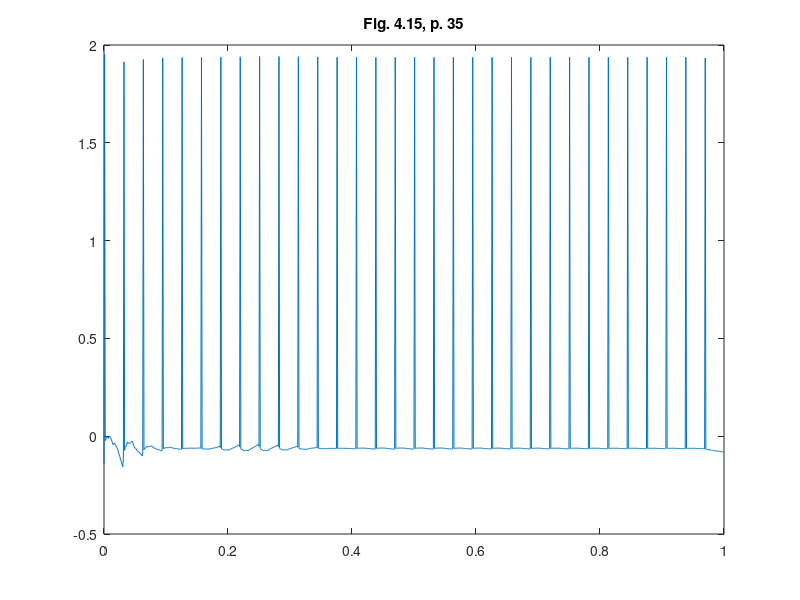

This chart was generated by the following MATLAB code:
%% ========================================================================
%% Programmatic octave notes on "Ripples in Mathematics" by A. Jensen
%% and A. la Cour-Harbo written with a deep gratitude to the authors for
%% this wonderful text. 
%% 
%% Reconstruction of graphs in Figure 4.15, p.35, Ch 04, S6.
%%
%% Author: Vladimir Kulyukin
%% 
%% NB: I have tested this code in Octave 4.
%% =========================================================================
t = (1.0/1024.0)*[0:1023];

y_fig_4_15_p35 = [
-0.14029028885686712
1.954074277606323
-0.022676479524669557
-0.018116417366747184
-0.005384000101538722
-0.0017035809448866512
-0.005684463547136476
-0.011158762587637261
-0.0029986939855437544
-7.51733503036256E-4
-0.00414251907747909
-0.007623925391467168
-0.01637269069996239
-0.024920877988339196
-0.033163678558211895
-0.0424451566587607
-0.036676466957047626
-0.0357211830964308
-0.03952692323842322
-0.04270962964317393
-0.050568780171011296
-0.05773103155342496
-0.06416593211739041
-0.07127698589828713
-0.08294836489936008
-0.09381959173677479
-0.1038711682979625
-0.11451599079913644
-0.12430750058949647
-0.13466163144616905
-0.14556502897215395
-0.15662213174303474
-0.11399889039844369
1.9139678333835186
-0.07271234585202335
-0.055716922430250504
-0.053351207165970305
-0.04729389598848255
-0.0375377935975898
-0.02898328568273789
-0.03503055231706087
-0.03736008992255657
-0.035966343129713474
-0.03575119474788546
-0.031802602044216366
-0.029023022018859868
-0.027408052774832825
-0.025638669507698886
-0.03843225735830602
-0.047471472092454725
-0.05275274752982462
-0.05917980205569018
-0.061842289508524884
-0.06564423739289293
-0.07058269973746834
-0.07534000331165047
-0.07632119708307084
-0.07843081095115711
-0.08166636827594131
-0.08471063469981832
-0.08887618228790228
-0.09284595663144812
-0.09661784186435574
-0.10054211373351407
-0.08457446683141412
1.925968733343308
-0.0689106781175517
-0.06242691775594267
-0.06136227582116949
-0.05893107891555582
-0.0551317124996582
-0.05178037910564326
-0.053841795350611066
-0.05453047265416988
-0.05384497081751227
-0.053601656863834335
-0.05198139410977887
-0.05080061859026741
-0.05005802836004947
-0.04926528142000419
-0.05387444264188668
-0.05710028612364715
-0.05894161953474286
-0.06121504376375286
-0.0621016427407024
-0.06341806056105959
-0.06516319143890681
-0.06684887824112362
-0.06714335145790784
-0.06786332725887534
-0.06900776755939186
-0.07008857875693619
-0.07159182049633472
-0.07302942519203737
-0.0744004068721954
-0.07583430045392858
-0.0698855349231624
1.934042433077354
-0.06404944954773206
-0.061640339211316175
-0.061249208953844225
-0.06035522918227709
-0.058957481030590175
-0.05773025753461536
-0.058517348471498254
-0.058797945100185434
-0.05857114719134715
-0.05851126428540343
-0.05794219595475214
-0.05753825700816495
-0.057298557787909044
-0.05704128914001594
-0.058791183279022996
-0.06002744920829928
-0.0607492008995455
-0.06163075868096268
-0.061996029624951765
-0.06251933287369837
-0.06319978005354498
-0.06385556035891471
-0.06399149687071826
-0.06428190247194865
-0.0647258813262187
-0.06514161401051899
-0.06570912029938847
-0.06624657486009389
-0.0667530700598139
-0.06727617236640038
-0.06540538464147827
1.9358179737153296
-0.06360517427205392
-0.06285873596474445
-0.0627569448097326
-0.06248369902307216
-0.06203805731303613
-0.0616374963362839
-0.06187780722052483
-0.061942868225842385
-0.06183171763197726
-0.06176181124000535
-0.06151375365102196
-0.06130498972427878
-0.06113453587940226
-0.060942876700381565
-0.061384286017660494
-0.0616425980788462
-0.06171680676582908
-0.06182432319270775
-0.06174570708176996
-0.06169835832002557
-0.06168124836095451
-0.061634816929187874
-0.06139812791465327
-0.06118855939695178
-0.061005061335072
-0.0607880523260359
-0.06059499843470606
-0.06036630839536927
-0.060100912469656154
-0.05981341843759208
-0.06179765094950879
1.93686149554703
-0.06383489220824368
-0.0646665337999604
-0.06485152524241383
-0.0651695794164423
-0.06561959620429325
-0.0659912553992813
-0.06571185922403644
-0.06556111051819458
-0.06553790035359058
-0.06543190100308494
-0.06545121856307629
-0.06538552364307931
-0.06523370401723966
-0.06505070724488249
-0.06420776954599583
-0.06348459044258342
-0.06288006084929482
-0.06218385615542993
-0.06160408895913436
-0.06093043986695981
-0.060161810253441694
-0.059353164987552526
-0.05865657145697559
-0.057861726753513615
-0.05696755083969343
-0.05602902931947079
-0.05498903508375519
-0.0539025674383187
-0.05276857376723776
-0.05157098862545012
-0.05782087885490092
1.9380037205288998
-0.06409617468320106
-0.06667068736505022
-0.06716769585997082
-0.06813734635408644
-0.0695786696875983
-0.07080713724866508
-0.0699542516756432
-0.06957021328648894
-0.06965410956333898
-0.0695214710453279
-0.0698549899638904
-0.06997023017934705
-0.0698663458080606
-0.06972567190618886
-0.06749668157013745
-0.06572971323914993
-0.0644239973941044
-0.06289521240170146
-0.061826203093129334
-0.06053269063598453
-0.05901399108869701
-0.05745260600351035
-0.056348307375971504
-0.05501690836647803
-0.05345781904936926
-0.05185363695183584
-0.050020659264883124
-0.04814153425072874
-0.04621577341452667
-0.04419383632596577
-0.0539825302259819
1.9395031813610275
-0.06373632066360987
-0.0677425970312141
-0.06847340856435591
-0.06997037217272817
-0.0722332192613829
-0.07417868228745567
-0.07284766371730814
-0.07228189525428058
-0.07248122371635618
-0.07236249748552753
-0.07300864929389185
-0.07333658595418285
-0.07334627109050025
-0.07332789390382267
-0.07003239366630476
-0.06750173539677393
-0.06573599915337072
-0.06365226626206805
-0.06233370188233198
-0.060697444518094695
-0.05874368853023799
-0.05676285268562892
-0.05554801837460066
-0.05401643568702421
-0.05216840945957232
-0.050294467725885486
-0.048104772262097494
-0.045889903659343874
-0.04365027182499404
-0.04130855403828584
-0.052016677243873884
1.9408794310249229
-0.06262073739172842
-0.06698028904227322
-0.067737203231688
-0.06935463163611975
-0.07183317264020586
-0.0739777024330673
-0.07252202952627279
-0.07192938914514044
-0.07220046089399638
-0.07214019980661089
-0.07294506586009078
-0.07342004983864601
-0.07356590283268986
-0.07370379069453042
-0.07024726631717726
-0.06765970276087618
-0.06594191239464814
-0.06389897790319042
-0.06272748176498424
-0.06123253208794224
-0.059414992087935097
-0.05759613453132745
-0.05665218904540698
-0.055388306756190886
-0.05380539130556665
-0.05222475330797007
-0.05032691430056955
-0.04843320000598819
-0.046544544295391316
-0.04457603653645812
-0.05315187228531517
1.9411737363949557
-0.061600164808892285
-0.06507757645013398
-0.06565641696825271
-0.06694069251502827
-0.06893136862223093
-0.07066397990934431
-0.06950188402688938
-0.06904909187147695
-0.06930657165456673
-0.06930985865864787
-0.0700253518257098
-0.07048858388209983
-0.07070051795301725
-0.07092080159461586
-0.06825409567322226
-0.06630439749635567
-0.06507265816668446
-0.06359439244394145
-0.06283597543989568
-0.06183291285028471
-0.060586137676756635
-0.059355264366601865
-0.05884796039522279
-0.058099709363954755
-0.05711142095558727
-0.05614268512681675
-0.054935711389180186
-0.053750075839505695
-0.05258666046609506
-0.05137702482105008
-0.05640422303600992
1.9402778075903244
-0.061331783666756734
-0.0633632104557908
-0.06368793556284114
-0.06443615558797045
-0.06560868718081353
-0.06663577482086011
-0.06595940937489758
-0.06570975172162336
-0.06588758232334538
-0.06592310904595719
-0.06638765696240856
-0.06671141509732934
-0.06689512624822888
-0.06709240560776641
-0.0655922868806946
-0.06452485519747678
-0.06389081478051362
-0.06312029683073686
-0.06278454939557018
-0.06231368417592617
-0.06170836640764954
-0.06112213354193838
-0.06097331262574324
-0.060691976351806703
-0.060278750989822355
-0.059887135089807364
-0.059364853589087274
-0.05886538574382599
-0.05838931924559837
-0.05789626763782113
-0.05977068915888106
1.9389985314428049
-0.061589155641579574
-0.06234126662653111
-0.06245135698386278
-0.06272692445707845
-0.06316848191927965
-0.06356030468515639
-0.06331214033976057
-0.06323145053571333
-0.06331871235856262
-0.06335816564849034
-0.06356649857521784
-0.06372793373535796
-0.06384291373092371
-0.0639698110123485
-0.06346036597533222
-0.0631219720231298
-0.06295503869410307
-0.0627437389956857
-0.06270469499047082
-0.062622063903717
-0.06249622371101854
-0.062385482989523844
-0.06244849475914538
-0.06246938584296363
-0.062448504205671274
-0.06244412880637196
-0.062398654943941756
-0.06237034736065894
-0.062359525587686704
-0.06235097778755677
-0.06215767264838651
1.937978396729616
-0.06194306233269775
-0.06185757437384792
-0.06183018090992126
-0.06179639383789237
-0.06175648055294081
-0.06172805520939029
-0.061758781975634724
-0.061784148623169555
-0.06180439880349631
-0.0618371233066094
-0.06186520163981735
-0.06190621347261749
-0.061960380214015065
-0.062023268262537457
-0.06214714696853124
-0.06226746034222769
-0.062384409003405084
-0.06251554143344318
-0.0626436955475353
-0.06278641013275232
-0.062943866418394
-0.06311159131887412
-0.06327705371526049
-0.06345777401453245
-0.06365391539503007
-0.06386098704542897
-0.06408379328045721
-0.06431783490288445
-0.06456325831722631
-0.06482145180431675
-0.06351361658536303
1.9373584343301151
-0.06220542990151812
-0.06166898830860468
-0.0615687124958989
-0.06136837428632669
-0.061068090110665496
-0.06081168701038131
-0.060991908684925655
-0.06107251336284236
-0.061053604145308915
-0.06107899500497482
-0.06100506872229017
-0.06097563311576515
-0.06099077897634153
-0.06101208610778819
-0.06147078163499409
-0.06183059964055204
-0.06209161956207154
-0.06239763218332972
-0.06260499756295934
-0.0628575012571364
-0.06315521224644338
-0.06345968896882559
-0.06366578951351787
-0.06391728961342802
-0.0642142486299967
-0.06451821558264759
-0.06486775338138395
-0.06522440662783224
-0.06558822584616852
-0.0659695776710858
-0.06416046195002889
1.9370421508740736
-0.062361781614123424
-0.06162286582993792
-0.061490574472123916
-0.06121551024116312
-0.06079770812123053
-0.060438011595581376
-0.060685075995740245
-0.06078949706755277
-0.06075130299359155
-0.06077133060570572
-0.06064879465078088
-0.060584528852623554
-0.06057855517638555
-0.06057708717296684
-0.06118257467447963
-0.061645601259949334
-0.06196618321856506
-0.06234514575705774
-0.06258169226036225
-0.06287664534848814
-0.06323001613600443
-0.06358800757159333
-0.06380362504810322
-0.06407768636212663
-0.0644101979173729
-0.06474735806201026
-0.06514297795325852
-0.06554325379866976
-0.06594818771969313
-0.06637219835804398
-0.06440120938525695
1.9369077168955147
-0.062445417750711996
-0.06164147304809375
-0.061499583024577364
-0.06120060564413543
-0.06074453562048754
-0.060350854098440654
-0.06061920449876024
-0.06073044151926865
-0.06068455668916217
-0.06070102804869393
-0.06056035839501228
-0.060482024331625306
-0.060466014513473665
-0.060453505489039605
-0.06110294635788849
-0.06159518621060989
-0.061930211113579436
-0.062327493785674926
-0.06256753184121133
-0.06286979683655713
-0.06323427251240699
-0.06360213063314302
-0.06381267804427171
-0.06408538415968879
-0.06442023063615865
-0.0647583872114551
-0.0651586460183129
-0.06556217586391222
-0.06596895654326373
-0.06639472589459983
-0.06443250634964037
1.9368700474659237
-0.06248704258522386
-0.06168713190818598
-0.06154682023034763
-0.06124946222185823
-0.060795034549643634
-0.06040232683903801
-0.06066912413622483
-0.060778779771209046
-0.06073126911234317
-0.06074538052706402
-0.06060227549577002
-0.06052074181557132
-0.06050075371375452
-0.060483654308732926
-0.061125857207907974
-0.0616107135304631
-0.061938196506920895
-0.06232709243828871
-0.06255856080838618
-0.06285138748606511
-0.06320554483718377
-0.06356237418409072
-0.06376166505436709
-0.0640222025438485
-0.06434395827458517
-0.06466827285367605
-0.06505374841996114
-0.06544172526402292
-0.065832174374582
-0.06624077668616057
-0.06436511043321991
1.9368797466285852
-0.0625061759570481
-0.06174174791458831
-0.061608040082639315
-0.06132392196563441
-0.06088936357955621
-0.06051363012231159
-0.06076849675656315
-0.06087283261012855
-0.06082660734264311
-0.060839085815465155
-0.06070094226060263
-0.06062144139959147
-0.060600552612209535
-0.06058216471852307
-0.06119413282063224
-0.06165532552099995
-0.06196571198914169
-0.062334556630710414
-0.06255253325560928
-0.06282890619607662
-0.06316364447462397
-0.06350063658532112
-0.06368663672134622
-0.06393090911151322
-0.0642334226887381
-0.06453806587099364
-0.06490088806710814
-0.06526577767635122
-0.06563270359408235
-0.06601666143873286
-0.06425722048994453
1.9369103998057113
-0.06251376945665843
-0.06179678901565122
-0.06167153597264252
-0.06140507109233195
-0.06099736333168626
-0.060644763820586034
-0.06088376757841063
-0.06098143545107271
-0.06093773648596623
-0.06094902191237628
-0.060818878682329824
-0.060743658087632824
-0.06072332930061397
-0.060705241090298845
-0.061278509164553574
-0.061710194634415405
-0.06200026682811277
-0.06234507727104832
-0.06254821322623583
-0.06280602631093024
-0.06311848603697179
-0.06343294152657242
-0.06360560067858234
-0.06383281531267815
-0.06411455514903275
-0.06439816952393596
-0.06473624870963657
-0.06507614215761603
-0.06541781981835726
-0.0657753513073216
-0.06413801954925735
1.9369485341513502
-0.06251566040573886
-0.06184846295219937
-0.06173195435347245
-0.061483994474708314
-0.06110455378303081
-0.06077637378137557
-0.060998764643150016
-0.06108958651182772
-0.061048810136412834
-0.06105917730515942
-0.060937887946348024
-0.06086768399572162
-0.06084853649720601
-0.06083144323736045
-0.06136468831190611
-0.061766132459666334
-0.062035747030732
-0.062356274419964386
-0.06254491516756189
-0.06278441182628813
-0.06307473606199254
-0.0633668862878618
-0.06352703669699311
-0.06373793016410234
-0.0639995386788772
-0.06426286098013945
-0.06457684255500529
-0.06489248230758116
-0.06520975255808015
-0.06554174807524715
-0.06402137121965512
1.9369875715043203
-0.06251489255947651
-0.061895348758597146
-0.06178715731212314
-0.06155690373771594
-0.06120456103171712
-0.06089981791657739
-0.061106319312749235
-0.06119065108055266
-0.06115278655968592
-0.061162414816592126
-0.06104979372299657
-0.06098461251812748
-0.060966844887226035
-0.06095098943332866
-0.06144616693657112
-0.06181896394894304
-0.062069354502511054
-0.06236702835667862
-0.06254224407661702
-0.062764691595381
-0.06303434529231877
-0.06330570446475536
-0.06345450319390356
-0.06365043175993956
-0.0638934648891869
-0.06413810222576055
-0.06442979383796121
-0.0647230395429006
-0.06501781441287835
-0.06532627864121543
-0.06391322407980593
1.9370245145291975
-0.06251303823084009
-0.0619372111571348
-0.06183662654286315
-0.06162261335630381
-0.06129514735619912
-0.06101193179568409
-0.06120386189944704
-0.06128226697584882
-0.06124712312297542
-0.06125613393253637
-0.06115154826181812
-0.06109106987057911
-0.061074675192991146
-0.06106007781474254
-0.061520436564519
-0.06186708142096742
-0.062099989150633084
-0.06237686401180276
-0.06253995552640745
-0.06274696811686131
-0.06299787887795505
-0.06325040205390886
-0.06338905042462883
-0.06357152873742611
-0.06379781441082533
-0.064025622011596
-0.0642971920502684
-0.06457023925305116
-0.0648447413573392
-0.06513200049792855
-0.06381549095894479
1.937058199180599
-0.06251090813037341
-0.061974403495426156
-0.061880652645520895
-0.06168124633832206
-0.06137616293309911
-0.061112320859763924
-0.061291146160136645
-0.06136422989577528
-0.06133155072837715
-0.06134002738879962
-0.06124269869322552
-0.061186483520719204
-0.06117136082938357
-0.061157937197595436
-0.0615870117127868
-0.06191017602618287
-0.06212740938603445
-0.06238563110660866
-0.06253788058432708
-0.06273107727529292
-0.06296520071142342
-0.0632008580416552
-0.06333046139561604
-0.06350093050807826
-0.06371224518793905
-0.06392501285941155
-0.06417858592017178
-0.06443357192948596
-0.06468995096634989
-0.06495825299313296
-0.06372804672131682
1.9370883893455142
-0.06250892513467221
-0.06200757180302974
-0.06191992989592365
-0.06173358118241268
-0.06144850626033471
-0.06120198262575216
-0.0613690929317372
-0.06143741919762058
-0.061406942269652154
-0.06141493989043134
-0.06132409619216994
-0.061271689037899923
-0.061257699514733366
-0.061245320192622854
-0.061646422782502874
-0.061948589781569696
-0.06215180251009955
-0.06239333918086243
-0.0625358843923638
-0.06271671647003862
-0.06293581695948958
-0.06315637888523429
-0.06327787564330833
-0.06343758577850367
-0.06363549105377264
-0.0638347847089693
-0.06407223718886357
-0.06431104183792957
-0.06455118062836229
-0.06480249305265828
-0.06364973698571275
1.9371153143696598
-0.06250732115973334
-0.0620375168233851
-0.06195536386450695
-0.06178073562890796
-0.06151361448241244
-0.06128262764917891
-0.06143922174931782
-0.061503270314907876
-0.06147475589590767
-0.061482305898465484
-0.061397258149881395
-0.061348240144060595
-0.06133523460647239
-0.0613237540317475
-0.06169971566433796
-0.06198299338295965
-0.06217357007984203
-0.06240007349902066
-0.06253384180128352
-0.0627035028096099
-0.06290903957411031
-0.06311596490961202
-0.06323008740365021
-0.06338003503034284
-0.06356579098867599
-0.0637528682400812
-0.06397572032791699
-0.06419986028348479
-0.06442527144551069
-0.0646611734681175
-0.06357886603984664
1.937139438810685
-0.06250624238571789
-0.0620651413369151
-0.06198799336630545
-0.06182403024228211
-0.06157323555510419
-0.06135637150259399
-0.06150339494567669
-0.06156353776666501
-0.061536783667337724
-0.06154389495463053
-0.06146407680367649
-0.06141809157232947
-0.06140592306420323
-0.061395192584192015
-0.06174821971950162
-0.062014236551189095
-0.06219322697487106
-0.062405953486395216
-0.06253162144486124
-0.06269099338712847
-0.06288405329083502
-0.06307842262989505
-0.06318566936302905
-0.06332655610152726
-0.0635010668949092
-0.06367682328641311
-0.06388617188029633
-0.06409673425059181
-0.06430849450840315
-0.06453010829040817
-0.06351340667592642
1.937161355046431
-0.06250580728555777
-0.06209144546994527
-0.06201897606583495
-0.061864950891522996
-0.061629354149718596
-0.06142562841457866
-0.0615637319172988
-0.06162021650856686
-0.061595066420766065
-0.06160172425499266
-0.061526715891344175
-0.06148348394025893
-0.06147201265279478
-0.06146188520619611
-0.06179346094570737
-0.062043291753764995
-0.062211361888918626
-0.062411113972828725
-0.06252907390052376
-0.06267868429172152
-0.0628599294010801
-0.06304239240373821
-0.06314300026181052
-0.06327519558245265
-0.06343896260484538
-0.06360388448572263
-0.06380034652886002
-0.0639979318773578
-0.0641966247431246
-0.06440455527334321
-0.06345105747011626
1.9371817422169235
-0.06250614038484847
-0.062117550613071226
-0.06204961143940668
-0.06190516817573721
-0.061684204943161514
-0.06149311887493247
-0.061622619858007766
-0.06167555314341544
-0.06165190278826105
-0.06165806585864786
-0.061587613347960146
-0.061546942283953965
-0.061536036647030334
-0.06152636711175841
-0.06183715669626988
-0.0620712504916916
-0.06222863238876586
-0.06241569928073887
-0.06252602198160873
-0.06266599733319012
-0.06283560912335318
-0.06300632782751181
-0.06310023743473026
-0.06322373467387132
-0.06337680321645933
-0.0635309134181502
-0.06371456217180049
-0.06389921976802615
-0.064084869748262
-0.06427913573082922
-0.06338921300303846
1.9372013622669684
-0.06250739331813016
-0.06214474127978331
-0.062081386775527214
-0.06194659124760482
-0.06174033793491773
-0.06156194465149767
-0.06168278177219022
-0.06173211056989736
-0.061709914110498865
-0.061715510031310705
-0.0616495466891277
-0.06161134162730808
-0.06160087772381284
-0.061591521176849184
-0.06188125861575178
-0.06209935092995755
-0.062245780794297434
-0.06241986544741318
-0.06252225283976531
-0.06265226010067282
-0.06280986968631774
-0.06296844736534479
-0.06305525749209151
-0.06316961696537271
-0.06331150800687513
-0.06345429614674036
-0.06362458011376837
-0.06379572531277344
-0.06396771371477428
-0.06414765913018317
-0.06332488306624573
1.9372210777407881
-0.06250975841293072
-0.0621745174425542
-0.0621160366313378
-0.061991441752430654
-0.06180071422566691
-0.06163570331030799
-0.06174737808394082
-0.061792864022838345
-0.061772142245632766
-0.06177706170602715
-0.061715735452392506
-0.06168001227906772
-0.06166987298593851
-0.0616606823572966
-0.06192802476627968
-0.062129025042706565
-0.06226366364982738
-0.06242378887699729
-0.06251751309922371
-0.06263668442842452
-0.0627812829729617
-0.06292667281645481
-0.06300558190289007
-0.06310985797537283
-0.06323948076876595
-0.06336981398848196
-0.06352545310866786
-0.06368176163850492
-0.06383871892038329
-0.06400290001497055
-0.0632580998722827
1.937235794814354
-0.06252119488564023
-0.06221825147658033
-0.06216614999602077
-0.06205407273252517
-0.06188199818515949
-0.06173318236500824
-0.06183512224510268
-0.06187699966747706
-0.06185879267961725
-0.06186375683595258
-0.06180859232752001
-0.06177655447274999
-0.06176762084711995
-0.06175945473303013
-0.062001866331240385
-0.062184036529349784
-0.06230594241003595
-0.062450838552509214
-0.06253542416212188
-0.0626429535611186
-0.06277340331823922
-0.06290443569855553
-0.0629750635546158
-0.0630685406786401
-0.06318484310393613
-0.06330163255472032
-0.06344119896025624
-0.06358120376613408
-0.06372162244840018
-0.06386840940465555
-0.0651184335525794
1.9339207376670204
-0.06675087064247542
-0.06750632772202081
-0.06797251367741042
-0.06852249744864969
-0.06915625333044118
-0.06977378509544074
-0.07010194260419178
-0.07051379417771397
-0.07100931348600226
-0.0714885036712608
-0.072051308450508
-0.07259773064205466
-0.07312774326809834
-0.07366810616462716
-0.07391888091714272
-0.07425313453937155
-0.07467083938235419
-0.07507199725763813
-0.07555655053985855
-0.07602450069317679
-0.0764758193738515
-0.07693726504010279
-0.07748199238051034
-0.07801000214658427
-0.07852126527594672
-0.07904253950219109
-0.07954700841523099
-0.08006142937731364
-0.08058577258336397
-0.08111283048936069
];

figure;
plot(t, y_fig_4_15_p35);
xlim([0 1]);
title('Fig. 4.15, p. 35');
